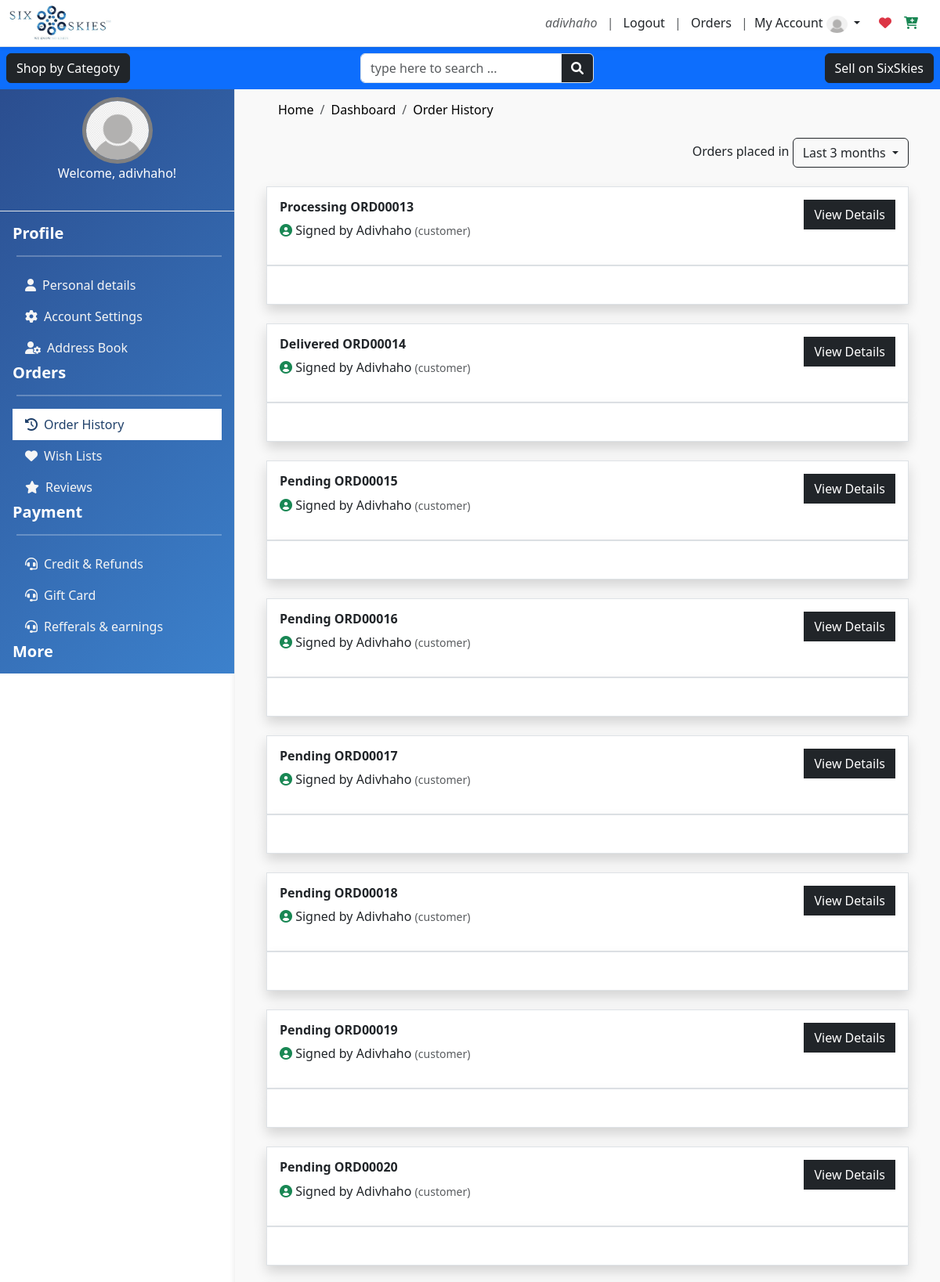
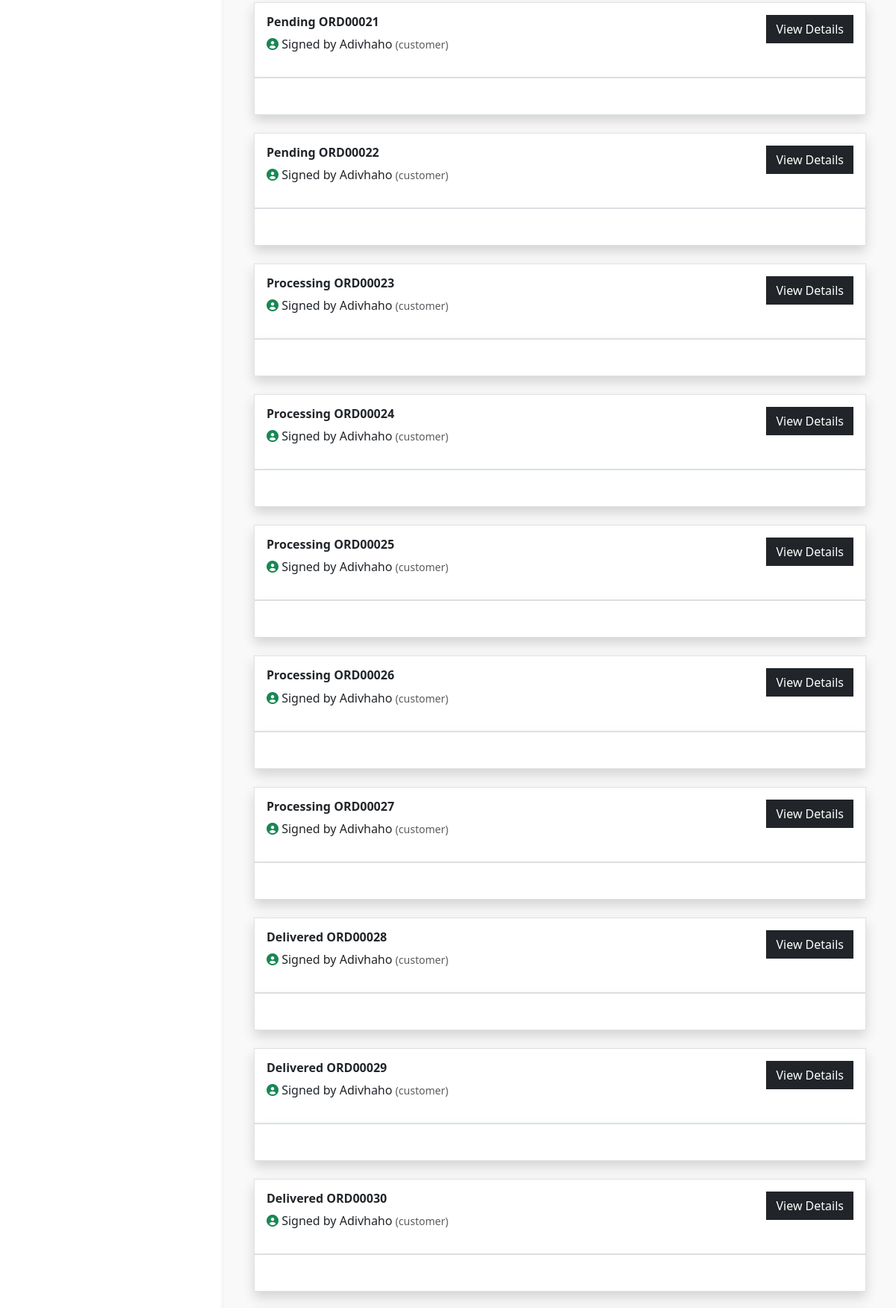
The app's page /account/dashboard/order_history/ (signed in, upper part) with its own data (2 pictures, top to bottom).
### seller/wrap_models/orders_model.py (models this page shows, shortened)
class Order(models.Model):
    id = models.AutoField(primary_key=True)  # Auto-incrementing ID
    order_id = models.CharField(max_length=20, unique=True, blank=True)  # Custom Order ID
    user = models.ForeignKey(User, on_delete=models.CASCADE)  # Link to User
    business = models.ForeignKey(BusinessInformation, on_delete=models.CASCADE)
    total_amount = models.DecimalField(max_digits=10, decimal_places=2)  # Order Total
    delivery_method = models.CharField(max_length=50,null=True)
    status = models.CharField(
        max_length=20,
        choices=[("Pending", "Pending"), ("Processing", "Processing"),("On route", "On route"), ("Delivered", "Delivered"), ("Failed", "Failed")],
        default="Pending"
    )
    created_at = models.DateTimeField(auto_now_add=True)

### user/views.py (the view)
# urls.py: path('dashboard/order_history/', views.order_history, name='order_history'),
@login_required_custom
def order_history(request):
    orders = Order.objects.filter(user=request.user).all()
    return render(request, 'home/order_history.html',{'orders':orders})

### user/utils.py (called while the page is built)
def login_required_custom(view_func):
    @wraps(view_func)
    def _wrapped_view(request, *args, **kwargs):
        if request.user.is_authenticated:
            return view_func(request, *args, **kwargs)
        return redirect('signin')  # Redirect to login page if not authenticated
    return _wrapped_view

### user/templates/home/order_history.html (shortened to what this page needs)
{% extends 'products/shop_base.html' %}
{% load static %}
{% block nav %}
            <ul class="nav flex-column px-3 mt-3">
                <div class="flex-container ">
                    <h5 class="fw-bold">Profile </h5>
                    <hr >
                </div>
                <li class="nav-item">
                    <a class="nav-link d-flex align-items-center" href="{% url 'profile' %}">
                        <i class="fas fa-user me-2"></i> Personal details
                    </a>
                </li>
                <li class="nav-item">
                    <a class="nav-link d-flex align-items-center" href="{% url 'account_settings' %}">
                        <i class="fas fa-cog me-2"></i> Account Settings
                    </a>
                </li>
                 <li class="nav-item">
                    <a class="nav-link d-flex align-items-center" href="{% url 'address' %}">
                        <i class="fas fa-user-cog me-2"></i> Address Book
                    </a>
                </li>
                  <div class="flex-container ">
                <h5 class="fw-bold">Orders</h5>
                 <hr >
             </div>
                <li class="nav-item">
                    <a class="nav-link d-flex align-items-center active" href="{% url 'order_history' %}">
                        <i class="fas fa-history me-2"></i> Order History
                    </a>
                </li>
                <li class="nav-item">
                    <a class="nav-link d-flex align-items-center" href="{% url 'wish_lists' %}">
                        <i class="fas fa-heart me-2"></i> Wish Lists
                    </a>
                </li>
                <li class="nav-item">
                    <a class="nav-link d-flex align-items-center" href="{% url 'buyer_reviews' %}">
                        <i class="fas fa-star me-2"></i> Reviews
                    </a>
                </li>
                  <div class="flex-container ">
                <h5 class="fw-bold">Payment</h5>
                 <hr >
             </div>
                <li class="nav-item">
                    <a class="nav-link d-flex align-items-center" href="{% url 'credit' %}">
                        <i class="fas fa-headset me-2"></i> Credit & Refunds
                    </a>
                </li>
                <li class="nav-item">
                    <a class="nav-link d-flex align-items-center" href="{% url 'gift_card' %}">
                        <i class="fas fa-headset me-2"></i> Gift Card
                    </a>
                </li>
                <li class="nav-item">
                    <a class="nav-link d-flex align-items-center" href="{% url 'referrals_earnings' %}">
                        <i class="fas fa-headset me-2"></i> Refferals & earnings
                    </a>
                </li>
                  <div class="flex-container ">
                <h5 class="fw-bold">More</h5>
             </div>
            </ul>
            {% endblock %}
{% block content %}
<div class="container  p-0">
    <nav aria-label="breadcrumb">
        <ol class="breadcrumb" style="border-radius: 0; padding: 8px 15px;">
            <li class="breadcrumb-item">
                <a href="{% url 'home' %}" style="color: black; text-decoration: none;">Home</a>
            </li>
            <li class="breadcrumb-item">
                <a href="{% url 'dash' %}" style="color: black; text-decoration: none;">Dashboard</a>
            </li>
            <li class="breadcrumb-item active" aria-current="page" style="color: black;">Order History</li>
        </ol>
    </nav>
    <div class="mb-4 d-flex justify-content-end">
        <div>
        <span>Orders placed in</span>
        <div class="btn-group">
          <button class="btn btn-outline-dark dropdown-toggle" type="button" id="dropdownMenuButton" data-bs-toggle="dropdown" aria-expanded="false">
            Last 3 months
          </button>
        </div>
        </div>
    </div>
    {% if orderss %}
    <div class="table-responsive">
        <table class="table table-striped table-hover align-middle">
            <thead style="background-color: #165baa; color: white;">
                <tr>
                    <th scope="col">#</th>
                    <th scope="col">Order ID</th>
                    <th scope="col">Date</th>
                    <th scope="col">Status</th>
                    <th scope="col">Total</th>
                    <th scope="col">Actions</th>
                </tr>
            </thead>
            <tbody>
                {% for order in orders %}
                <tr>
                    <th scope="row">{{ forloop.counter }}</th>
                    <td>{{ order.id }}</td>
                    <td>{{ order.date|date:"M d, Y H:i" }}</td>
                    <td>
                        {% if order.status == 'Pending' %}
                        <span class="badge bg-warning text-dark">Pending</span>
                        {% elif order.status == 'Completed' %}
                        <span class="badge bg-success">Completed</span>
                        {% elif order.status == 'Cancelled' %}
                        <span class="badge bg-danger">Cancelled</span>
                        {% endif %}
                    </td>
                    <td>${{ order.total }}</td>
                    <td>
                        <a href="{% url 'order_details' order.id %}" class="btn btn-sm btn-primary" style="background-color: #165baa; border-color: #165baa;">
                            <i class="fas fa-eye"></i> View Details
                        </a>
                    </td>
                </tr>
                {% endfor %}
            </tbody>
        </table>
    </div>
    {% else %}
{% for order in orders %}
    <div class="  w-100 p-0 m-0 mb-4" id="order" style="display:block;" >
        <div class="d-flex justify-content-between w-100 p-3  border shadow p-0 m-0" style="background-color:white;overflow-x: scroll;">
            <div class="" >
                <h6 class="fw-bold">{{order.status}} {{order.order_id}}</h6>
                <p><i class="fa fa-user-circle text-success"></i> Signed by {{user.first_name}} <span class="text-muted small">(customer)</span></p>
            </div>
            <div class="">
                <a class="btn btn-dark rounded-0" href="{% url 'order_details' order.id %}"> View Details</a>
            </div>
        </div>
       <div class=" d-flex justify-content-start p-4 border shadow shadow" style="background-color:white;">
       </div>
    </div>
{% endfor %}
    {% endif %}
</div>
{% endblock content %}

### shop/templates/products/shop_base.html (shortened to what this page needs)
<!DOCTYPE html>
<html lang="en">
<head>
    {% load static %}
     <link rel="stylesheet" href="{% static 'css/bootstrap.min.css' %}">
      <link rel="stylesheet" href="https://cdnjs.cloudflare.com/ajax/libs/font-awesome/6.0.0-beta3/css/all.min.css">
      <link rel="stylesheet" href="{% static 'css/message.css' %}">
</head>
<body>
<nav id="navbar" class="navbar navbar-expand-lg navbar-light bg-white shadow-sm">
    <div class="container-fluid">
        <img class="nav-logo" src="{% static '/images/logo.png' %}" alt="Logo"  width="130px"height="auto">
        <div class="d-flex justify-content-end">
            <div class="on-nav">
                <span>
                    <i class="text-muted">{{user.username}}</i>
                </span>
                <span class="text-muted p-2">
                    |
                </span>
                <span>
                    <a href="{% url 'logout'%}" class="text-decoration-none text-dark"> Logout</a>
                </span>
                 <span class="text-muted p-2">
                    |
                </span>
                <span>
                    <a href="{% url 'order_history' %}" class="text-decoration-none text-dark" >Orders</a>
                </span>
                 <span class="text-muted p-2">
                     |
                </span>
            </div>
             <a class="nav-link dropdown-toggle on-nav pe-4" href="#" id="profileDropdown" role="button" data-bs-toggle="dropdown">
                  <span> My Account</span>
                    <img src="{% static 'images/default_profile.png' %}" alt="Profile" class="rounded-circle" height="22" />
            </a>
             <a class="on-nav" href="{% url 'wish_lists' %}">
                <i class="fas fa-heart  text-danger "></i>
            </a>
            <a class="px-3" href="{% url 'cart' %}">
                <i class="fas fa-cart-plus  text-success "></i>
            </a>
        </div>
    </div>
</nav>
{% block secend_nav %}
<div class="on-nav">
    <div class=" bg-primary p-2 d-flex justify-content-between w-100" style="position: fixed; z-index: 1100; display: none;">
        <p class=" m-0" >
          <button class="btn btn-dark " type="button" data-bs-toggle="collapse" data-bs-target="#collapseExample" aria-expanded="false" aria-controls="collapseExample">
           Shop by Categoty
          </button>
        </p>
         <form method="POST "  class="forms">
                <div class="input-group flex-nowrap w-100">
                  <input type="text" class="form-control w-100" placeholder="type here to search ..."  aria-label="Username" aria-describedby="addon-wrapping">
                  <span class="input-group-text bg-dark" id="addon-wrapping"><i class="fa fa-search text-white"></i></span>
                </div>
        </form>
        <div class="">
            <a href="{% url 'business' %}" class="btn btn-dark "> Sell on SixSkies</a>
        </div>
 </div>
</div>
{% endblock %}
<div class="container-fluid">
    <div class="row ">
         <div class="col-md-3 sidebar" id="sidebar">
            <div class="close-btn">
            </div>
            <div class="profile-upload">
                <img id="profileImage" src="{% static 'images/default_profile.png' %}" alt="Profile Image">
                <p class="welcome-text">Welcome, {{ user.username }}!</p>
            </div>
            {% block nav %}{% endblock %}
        </div>
        <div class="col-md-9 content ">
            <div class="inner">
            {% block content %}
            {% endblock content %}
            </div>
        </div>
    </div>
</div>
</body>
</html>

### records on screen
Order: status "Processing", order_id "ORD00013"
Order: status "Delivered", order_id "ORD00014"
Order: status "Pending", order_id "ORD00015"
Order: status "Pending", order_id "ORD00016"
Order: status "Pending", order_id "ORD00017"
Order: status "Pending", order_id "ORD00018"
Order: status "Pending", order_id "ORD00019"
Order: status "Pending", order_id "ORD00020"
Order: status "Pending", order_id "ORD00021"
Order: status "Pending", order_id "ORD00022"
Order: status "Processing", order_id "ORD00023"
Order: status "Processing", order_id "ORD00024"
Order: status "Processing", order_id "ORD00025"
Order: status "Processing", order_id "ORD00026"
Order: status "Processing", order_id "ORD00027"
Order: status "Delivered", order_id "ORD00028"
Order: status "Delivered", order_id "ORD00029"
Order: status "Delivered", order_id "ORD00030"

### other values on screen
{{ user.username }} "adivhaho"
{{ user.first_name }} "Adivhaho"
